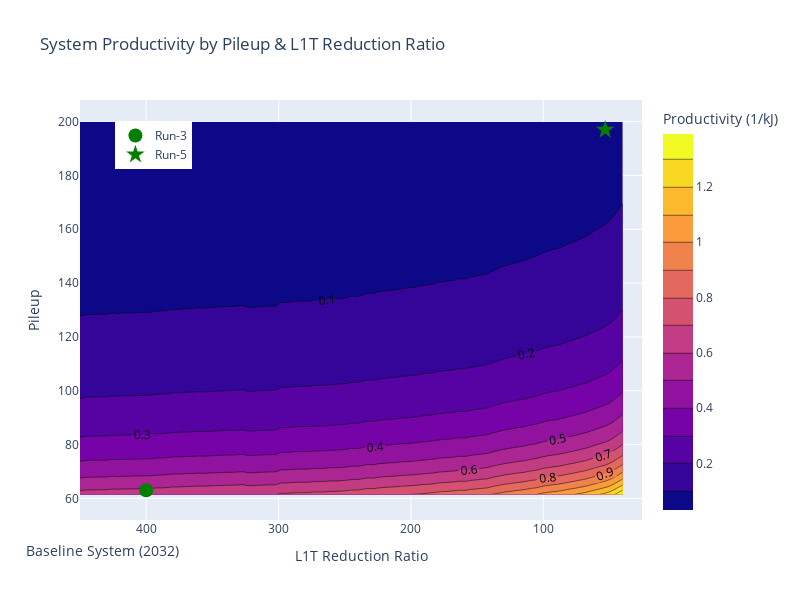

The notebook cell saved with this chart:
### Code cell
fig = go.Figure(data =
    go.Contour(
        z=res_productivity * 1000,
        x=l1t_reductions, # horizontal axis
        y=(pileup* 140)+60, # vertical axis,
        contours = dict(showlabels = True),
        colorbar = dict(title = "Productivity (1/kJ)")
         
    ),
    )

y_offset = 3
fig.add_trace(go.Scatter(x = (400,),
                        y = (60 + y_offset,),
                        mode = "markers",
                        marker = dict(size = 14, color = "green", symbol="circle"),
                        name = "Run-3"))

fig.add_trace(go.Scatter(x = (53.3,),
                        y = (200 - y_offset,),
                        mode = "markers",
                        marker = dict(size = 14, color = "green", symbol = "star"),
                        name = "Run-5"))

fig.update_layout(width = 800, 
                  height = 600,
                  xaxis_title = "L1T Reduction Ratio",
                  yaxis_title = "Pileup",
                  title = "System Productivity by Pileup & L1T Reduction Ratio",
                  legend=dict(xanchor = "right",
                   x = 0.20,
                y = 0.95),)
fig.update_xaxes(autorange="reversed")
fig.add_annotation(x = -0.1, 
                   y = -0.1, 
                   showarrow=False,
                   text = "Baseline System (2032)", 
                   xref="paper", 
                   yref="paper",
                   font = dict(size = 14))
fig.show()

### Figure 1 — Plotly figure (JSON) as saved in the notebook; plotly's stock layout.template omitted (floating-point values rounded to 4 significant figures; data arrays with more than 128 entries replaced by an {"elided": "..."} marker saying what was removed)
{"data": [{"colorbar": {"title": {"text": "Productivity (1/kJ)"}}, "contours": {"showlabels": true}, "type": "contour", "x": [450, 445.9, 441.8, 437.7, 433.6, 429.5, 425.4, 421.3, 417.2, 413.1, 409, 404.9, 400.8, 396.7, 392.6, 388.5, 384.4, 380.3, 376.2, 372.1, 368, 363.9, 359.8, 355.7, 351.6, 347.5, 343.4, 339.3, 335.2, 331.1, 327, 322.9, 318.8, 314.7, 310.6, 306.5, 302.4, 298.3, 294.2, 290.1, 286, 281.9, 277.8, 273.7, 269.6, 265.5, 261.4, 257.3, 253.2, 249.1, 245.0, 240.9, 236.8, 232.7, 228.6, 224.5, 220.4, 216.3, 212.2, 208.1, 204.0, 199.9, 195.8, 191.7, 187.6, 183.5, 179.4, 175.3, 171.2, 167.1, 163, 158.9, 154.8, 150.7, 146.6, 142.5, 138.4, 134.3, 130.2, 126.1, 122, 117.9, 113.8, 109.7, 105.6, 101.5, 97.4, 93.3, 89.2, 85.1, 81.0, 76.9, 72.8, 68.7, 64.6, 60.5, 56.4, 52.3, 48.2, 44.1, 40], "y": [61.4, 62.79, 64.17, 65.56, 66.94, 68.33, 69.72, 71.1, 72.49, 73.87, 75.26, 76.65, 78.03, 79.42, 80.8, 82.19, 83.58, 84.96, 86.35, 87.73, 89.12, 90.51, 91.89, 93.28, 94.66, 96.05, 97.44, 98.82, 100.2, 101.6, 103.0, 104.4, 105.8, 107.1, 108.5, 109.9, 111.3, 112.7, 114.1, 115.5, 116.8, 118.2, 119.6, 121.0, 122.4, 123.8, 125.2, 126.5, 127.9, 129.3, 130.7, 132.1, 133.5, 134.9, 136.2, 137.6, 139.0, 140.4, 141.8, 143.2, 144.6, 145.9, 147.3, 148.7, 150.1, 151.5, 152.9, 154.3, 155.6, 157.0, 158.4, 159.8, 161.2, 162.6, 164.0, 165.3, 166.7, 168.1, 169.5, 170.9, 172.3, 173.7, 175.1, 176.4, 177.8, 179.2, 180.6, 182.0, 183.4, 184.8, 186.1, 187.5, 188.9, 190.3, 191.7, 193.1, 194.5, 195.8, 197.2, 198.6, 200], "z": {"elided": "101x101 float values"}}, {"marker": {"color": "green", "size": 14, "symbol": "circle"}, "mode": "markers", "name": "Run-3", "type": "scatter", "x": [400], "y": [63]}, {"marker": {"color": "green", "size": 14, "symbol": "star"}, "mode": "markers", "name": "Run-5", "type": "scatter", "x": [53.3], "y": [197]}], "layout": {"annotations": [{"font": {"size": 14}, "showarrow": false, "text": "Baseline System (2032)", "x": -0.1, "xref": "paper", "y": -0.1, "yref": "paper"}], "height": 600, "legend": {"x": 0.2, "xanchor": "right", "y": 0.95}, "title": {"text": "System Productivity by Pileup & L1T Reduction Ratio"}, "width": 800, "xaxis": {"autorange": "reversed", "title": {"text": "L1T Reduction Ratio"}}, "yaxis": {"title": {"text": "Pileup"}}}}
